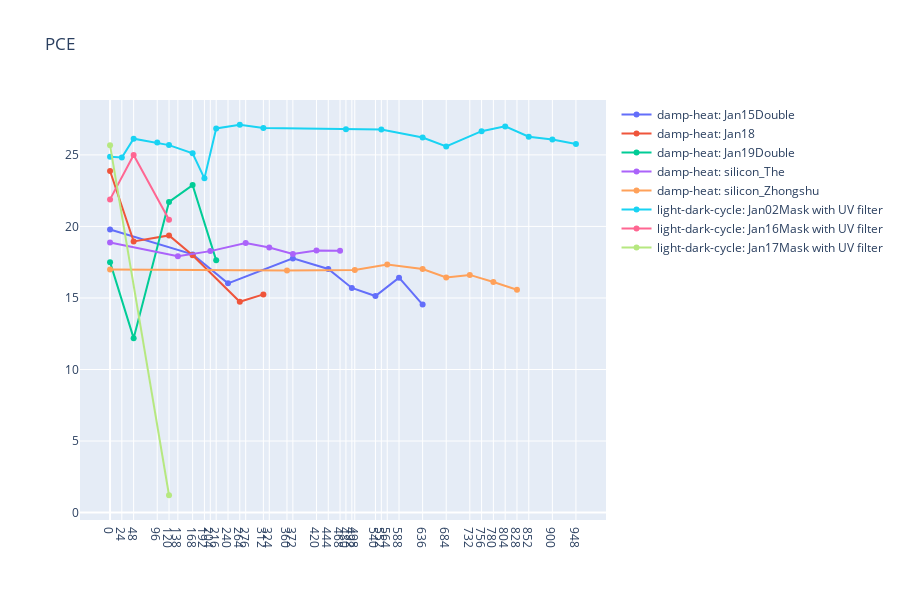

Notebook code for this chart:
### Markdown cell above
## Draw overall PCE chart

### Code cell
mf.draw_cell_PCE_overview(data)

### Figure 1 — Plotly figure (JSON) as saved in the notebook; plotly's stock layout.template omitted (floating-point values rounded to 4 significant figures)
{"data": [{"connectgaps": true, "line": {"shape": "linear"}, "mode": "lines+markers", "name": "damp-heat: Jan15Double", "type": "scatter", "x": [0, 24, 48, 96, 120, 138, 168, 192, 204, 216, 240, 264, 276, 312, 324, 360, 372, 420, 444, 468, 480, 492, 498, 540, 552, 564, 588, 636, 684, 732, 756, 780, 804, 828, 852, 900, 948], "y": [19.79, null, null, null, null, null, 18.04, null, null, null, 16.02, null, null, null, null, null, 17.76, null, 17.02, null, null, 15.7, null, 15.14, null, null, 16.42, 14.54, null, null, null, null, null, null, null, null, null]}, {"connectgaps": true, "line": {"shape": "linear"}, "mode": "lines+markers", "name": "damp-heat: Jan18", "type": "scatter", "x": [0, 24, 48, 96, 120, 138, 168, 192, 204, 216, 240, 264, 276, 312, 324, 360, 372, 420, 444, 468, 480, 492, 498, 540, 552, 564, 588, 636, 684, 732, 756, 780, 804, 828, 852, 900, 948], "y": [23.88, null, 18.95, null, 19.37, null, 17.98, null, null, null, null, 14.73, null, 15.25, null, null, null, null, null, null, null, null, null, null, null, null, null, null, null, null, null, null, null, null, null, null, null]}, {"connectgaps": true, "line": {"shape": "linear"}, "mode": "lines+markers", "name": "damp-heat: Jan19Double", "type": "scatter", "x": [0, 24, 48, 96, 120, 138, 168, 192, 204, 216, 240, 264, 276, 312, 324, 360, 372, 420, 444, 468, 480, 492, 498, 540, 552, 564, 588, 636, 684, 732, 756, 780, 804, 828, 852, 900, 948], "y": [17.5, null, 12.19, null, 21.71, null, 22.89, null, null, 17.63, null, null, null, null, null, null, null, null, null, null, null, null, null, null, null, null, null, null, null, null, null, null, null, null, null, null, null]}, {"connectgaps": true, "line": {"shape": "linear"}, "mode": "lines+markers", "name": "damp-heat: silicon_The", "type": "scatter", "x": [0, 24, 48, 96, 120, 138, 168, 192, 204, 216, 240, 264, 276, 312, 324, 360, 372, 420, 444, 468, 480, 492, 498, 540, 552, 564, 588, 636, 684, 732, 756, 780, 804, 828, 852, 900, 948], "y": [18.87, null, null, null, null, 17.91, null, null, 18.27, null, null, null, 18.84, null, 18.53, null, 18.08, 18.32, null, 18.31, null, null, null, null, null, null, null, null, null, null, null, null, null, null, null, null, null]}, {"connectgaps": true, "line": {"shape": "linear"}, "mode": "lines+markers", "name": "damp-heat: silicon_Zhongshu", "type": "scatter", "x": [0, 24, 48, 96, 120, 138, 168, 192, 204, 216, 240, 264, 276, 312, 324, 360, 372, 420, 444, 468, 480, 492, 498, 540, 552, 564, 588, 636, 684, 732, 756, 780, 804, 828, 852, 900, 948], "y": [16.98, null, null, null, null, null, null, null, null, null, null, null, null, null, null, 16.91, null, null, null, null, null, null, 16.95, null, null, 17.33, null, 17.02, 16.43, 16.61, null, 16.12, null, 15.57, null, null, null]}, {"connectgaps": true, "line": {"shape": "linear"}, "mode": "lines+markers", "name": "light-dark-cycle: Jan02Mask with UV filter", "type": "scatter", "x": [0, 24, 48, 96, 120, 138, 168, 192, 204, 216, 240, 264, 276, 312, 324, 360, 372, 420, 444, 468, 480, 492, 498, 540, 552, 564, 588, 636, 684, 732, 756, 780, 804, 828, 852, 900, 948], "y": [24.87, 24.82, 26.13, 25.87, 25.69, null, 25.12, 23.36, null, 26.85, null, 27.11, null, 26.88, null, null, null, null, null, null, 26.8, null, null, null, 26.78, null, null, 26.22, 25.59, null, 26.66, null, 26.99, null, 26.28, 26.08, 25.76]}, {"connectgaps": true, "line": {"shape": "linear"}, "mode": "lines+markers", "name": "light-dark-cycle: Jan16Mask with UV filter", "type": "scatter", "x": [0, 24, 48, 96, 120, 138, 168, 192, 204, 216, 240, 264, 276, 312, 324, 360, 372, 420, 444, 468, 480, 492, 498, 540, 552, 564, 588, 636, 684, 732, 756, 780, 804, 828, 852, 900, 948], "y": [21.89, null, 24.99, null, 20.46, null, null, null, null, null, null, null, null, null, null, null, null, null, null, null, null, null, null, null, null, null, null, null, null, null, null, null, null, null, null, null, null]}, {"connectgaps": true, "line": {"shape": "linear"}, "mode": "lines+markers", "name": "light-dark-cycle: Jan17Mask with UV filter", "type": "scatter", "x": [0, 24, 48, 96, 120, 138, 168, 192, 204, 216, 240, 264, 276, 312, 324, 360, 372, 420, 444, 468, 480, 492, 498, 540, 552, 564, 588, 636, 684, 732, 756, 780, 804, 828, 852, 900, 948], "y": [25.67, null, null, null, 1.21, null, null, null, null, null, null, null, null, null, null, null, null, null, null, null, null, null, null, null, null, null, null, null, null, null, null, null, null, null, null, null, null]}], "layout": {"height": 600, "title": {"text": "PCE"}, "xaxis": {"tickmode": "array", "tickvals": [0, 24, 48, 96, 120, 138, 168, 192, 204, 216, 240, 264, 276, 312, 324, 360, 372, 420, 444, 468, 480, 492, 498, 540, 552, 564, 588, 636, 684, 732, 756, 780, 804, 828, 852, 900, 948]}}}
